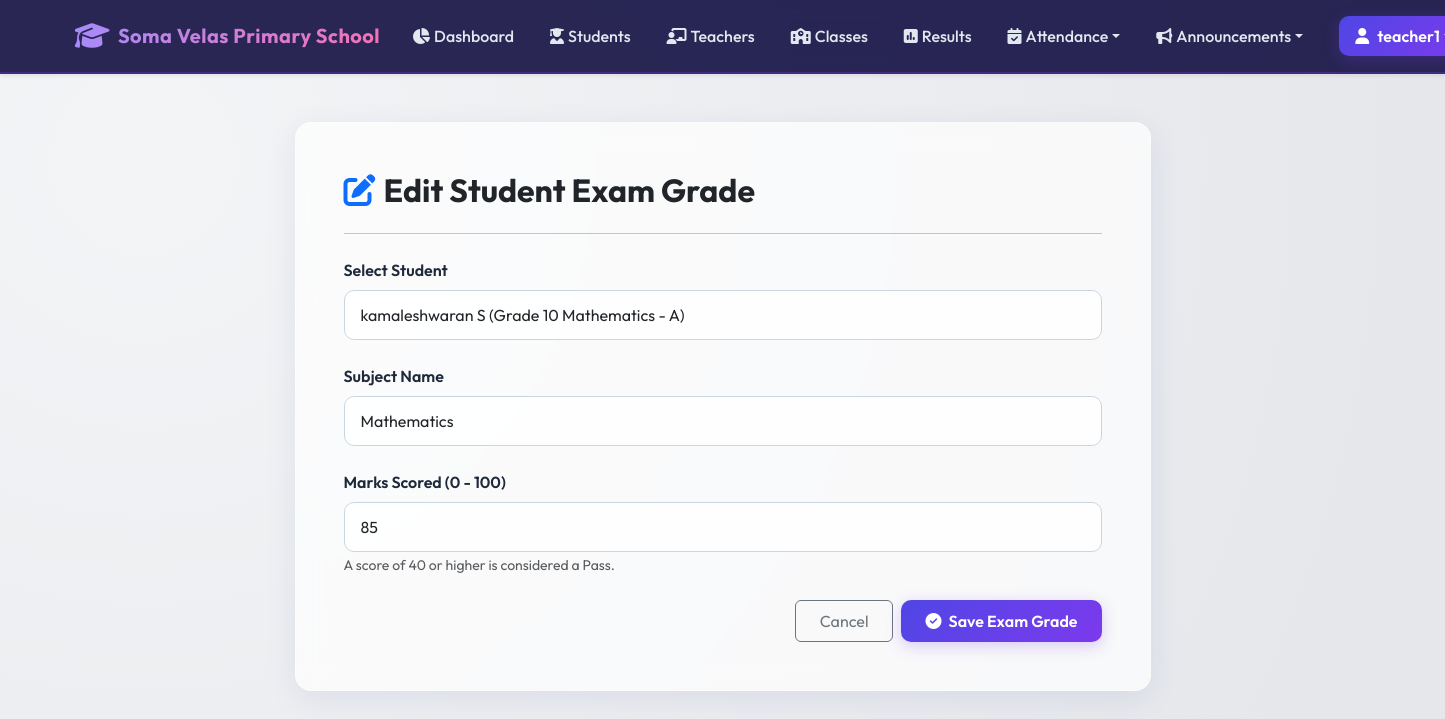
Screenshot of /academic/results/edit/1 (signed in) with the database file from the repository.
### models.py (models this page shows, shortened)
class User(db.Model):
    __tablename__ = 'users'
    id = db.Column(db.Integer, primary_key=True)
    username = db.Column(db.String(100), unique=True, nullable=False)
    password_hash = db.Column(db.String(255), nullable=False)
    role_id = db.Column(db.Integer, db.ForeignKey('roles.id'), nullable=False)
    is_active = db.Column(db.Boolean, default=True, nullable=False)
    created_at = db.Column(db.DateTime, default=datetime.utcnow)
    teacher_profile = db.relationship('Teacher', backref='user', uselist=False, cascade="all, delete-orphan")
    student_profile = db.relationship('Student', backref='user', uselist=False, cascade="all, delete-orphan")
    def has_permission(self, perm_name):
        return any(p.name == perm_name for p in self.role.permissions)

class Result(db.Model):
    __tablename__ = 'results'
    id = db.Column(db.Integer, primary_key=True)
    student_id = db.Column(db.Integer, db.ForeignKey('students.id', ondelete='CASCADE'), nullable=False)
    subject = db.Column(db.String(100), nullable=False)
    marks = db.Column(db.Integer, nullable=False)
    status = db.Column(db.String(20), nullable=False) # 'Pass', 'Fail'
    marked_by_id = db.Column(db.Integer, db.ForeignKey('users.id'), nullable=False)
    marked_by = db.relationship('User', backref='uploaded_results', lazy=True)

class Student(db.Model):
    __tablename__ = 'students'
    id = db.Column(db.Integer, primary_key=True)
    user_id = db.Column(db.Integer, db.ForeignKey('users.id', ondelete='CASCADE'), unique=True, nullable=False)
    name = db.Column(db.String(100), nullable=False)
    age = db.Column(db.Integer)
    department = db.Column(db.String(100))
    class_id = db.Column(db.Integer, db.ForeignKey('classes.id', ondelete='SET NULL'), nullable=True)
    is_representative = db.Column(db.Boolean, default=False, nullable=False)
    attendance_records = db.relationship('Attendance', backref='student', cascade="all, delete-orphan", lazy=True)
    results = db.relationship('Result', backref='student', cascade="all, delete-orphan", lazy=True)

### blueprints/academic.py (the view, shortened to what this page needs)
@academic_bp.route('/results/edit/<int:id>', methods=['GET', 'POST'])
@login_required
@role_required('Principal', 'Teacher')
def result_edit(id):
    result = Result.query.get_or_404(id)
    students = Student.query.all()
    return render_template('academic/result_form.html', result=result, students=students, title="Edit Result")

### models.py (called while the page is built)
    def __repr__(self):
        return f"{self.class_name} - {self.section}"

### templates/academic/result_form.html (shortened to what this page needs)
{% extends "base.html" %}
{% block content %}
<div class="row justify-content-center">
    <div class="col-md-8">
        <div class="glass-panel p-5">
            <h2 class="fw-bold mb-4 text-dark">
                {% if result %}
                    <i class="fa-solid fa-pen-to-square me-2 text-primary"></i>Edit Student Exam Grade
                {% else %}
                    <i class="fa-solid fa-file-signature me-2 text-primary"></i>Upload Exam Grade
                {% endif %}
            </h2>
            <hr class="mb-4">
            <form method="POST">
                <div class="mb-4">
                    <label class="form-label fw-semibold" for="student_id">Select Student</label>
                    <select id="student_id" name="student_id" class="form-select form-control-premium" required>
                        {% for s in students %}
                            <option value="{{ s.id }}" {% if result and result.student_id == s.id %}selected{% endif %}>
                                {{ s.name }} ({{ s.class_ if s.class_ else 'Unassigned Class' }})
                            </option>
                        {% endfor %}
                    </select>
                </div>
                <div class="mb-4">
                    <label class="form-label fw-semibold" for="subject">Subject Name</label>
                    <input type="text" id="subject" name="subject" class="form-control form-control-premium"
                           value="{{ result.subject if result else '' }}" placeholder="e.g. Mathematics, Science" required>
                </div>
                <div class="mb-4">
                    <label class="form-label fw-semibold" for="marks">Marks Scored (0 - 100)</label>
                    <input type="number" id="marks" name="marks" class="form-control form-control-premium"
                           value="{{ result.marks if result else '' }}" placeholder="e.g. 85" min="0" max="100" required>
                    <small class="text-muted">A score of 40 or higher is considered a Pass.</small>
                </div>
                <div class="d-flex justify-content-end gap-2 mt-4">
                    <a href="{{ url_for('academic.results_list') }}" class="btn btn-outline-secondary px-4 py-2">Cancel</a>
                    <button type="submit" class="btn btn-premium px-4 py-2">
                        <i class="fa-solid fa-circle-check me-1"></i> Save Exam Grade
                    </button>
                </div>
            </form>
        </div>
    </div>
</div>
{% endblock %}

### templates/base.html (shortened to what this page needs)
<!DOCTYPE html>
<html lang="en">
<head>
    <link href="https://cdn.jsdelivr.net/npm/bootstrap@5.3.0/dist/css/bootstrap.min.css" rel="stylesheet">
    <link href="https://cdnjs.cloudflare.com/ajax/libs/font-awesome/6.4.0/css/all.min.css" rel="stylesheet">
    <link href="{{ url_for('static', filename='css/portal.css') }}" rel="stylesheet">
</head>
<body>
    <nav class="navbar navbar-expand-lg navbar-dark navbar-premium py-3 mb-4 shadow-sm">
        <div class="container">
            <a class="navbar-brand d-flex align-items-center" href="{{ url_for('root') }}">
                <i class="fa-solid fa-graduation-cap me-2 fs-3"></i>
                <span>Soma Velas Primary School</span>
            </a>
            <div class="collapse navbar-collapse" id="navbarNav">
                <ul class="navbar-nav ms-auto align-items-center gap-1">
                    {% if current_user %}
                        <li class="nav-item">
                            <a class="nav-link nav-link-premium d-flex align-items-center" href="{{ url_for('home') }}">
                                <i class="fa-solid fa-chart-pie me-1"></i> Dashboard
                            </a>
                        </li>
                        {% if current_user.role.name in ['Principal', 'Teacher', 'Student Representative'] %}
                            <li class="nav-item">
                                <a class="nav-link nav-link-premium d-flex align-items-center" href="{{ url_for('academic.students_list') }}">
                                    <i class="fa-solid fa-user-graduate me-1"></i> Students
                                </a>
                            </li>
                        {% endif %}
                        {% if current_user.role.name in ['Principal', 'Teacher'] %}
                            <li class="nav-item">
                                <a class="nav-link nav-link-premium d-flex align-items-center" href="{{ url_for('academic.teachers_list') }}">
                                    <i class="fa-solid fa-chalkboard-user me-1"></i> Teachers
                                </a>
                            </li>
                        {% endif %}
                        <li class="nav-item">
                            <a class="nav-link nav-link-premium d-flex align-items-center" href="{{ url_for('academic.classes_list') }}">
                                <i class="fa-solid fa-school me-1"></i> Classes
                            </a>
                        </li>
                        <li class="nav-item">
                            <a class="nav-link nav-link-premium d-flex align-items-center" href="{{ url_for('academic.results_list') }}">
                                <i class="fa-solid fa-square-poll-vertical me-1"></i> Results
                            </a>
                        </li>
                        <li class="nav-item dropdown">
                            <a class="nav-link nav-link-premium dropdown-toggle d-flex align-items-center" href="#" id="navbarDropdown" role="button" data-bs-toggle="dropdown" aria-expanded="false">
                                <i class="fa-solid fa-calendar-check me-1"></i> Attendance
                            </a>
                        </li>
                        <li class="nav-item dropdown">
                            <a class="nav-link nav-link-premium dropdown-toggle d-flex align-items-center" href="#" id="navbarAnnouncementsDropdown" role="button" data-bs-toggle="dropdown" aria-expanded="false">
                                <i class="fa-solid fa-bullhorn me-1"></i> Announcements
                            </a>
                        </li>
                        <li class="nav-item ms-lg-3">
                            <div class="dropdown">
                                <a class="btn btn-premium px-3 py-2 d-flex align-items-center dropdown-toggle" href="#" role="button" id="userMenuLink" data-bs-toggle="dropdown" aria-expanded="false">
                                    <i class="fa-solid fa-user me-2"></i> {{ current_user.username }}
                                </a>
                            </div>
                        </li>
                    {% else %}
                        <li class="nav-item">
                            <a class="btn btn-premium px-4" href="{{ url_for('auth.login') }}">
                                <i class="fa-solid fa-right-to-bracket me-2"></i> Login
                            </a>
                        </li>
                    {% endif %}
                </ul>
            </div>
        </div>
    </nav>
    <div class="container my-5">
        <div class="row justify-content-center">
            <div class="col-12">
                {% block content %}{% endblock %}
            </div>
        </div>
    </div>
</body>
</html>

### static/css/portal.css (style rules this page uses)
:root { --primary-gradient: linear-gradient(135deg, #4f46e5 0%, #7c3aed 100%); --glass-bg: rgba(255, 255, 255, 0.7); --glass-border: rgba(255, 255, 255, 0.3); --dark-primary: #1e1b4b; --dark-secondary: #312e81; --accent: #f43f5e; --success: #10b981; --warning: #f59e0b; --info: #06b6d4; --text-main: #1e293b; --text-muted: #64748b; --bg-main: #f8fafc; }
body { font-family: 'Outfit', sans-serif; background: radial-gradient(circle at 10% 20%, rgba(243, 244, 246, 1) 0%, rgba(229, 231, 235, 1) 90%); min-height: 100vh; color: var(--text-main); overflow-x: hidden; }
.glass-panel { background: var(--glass-bg); backdrop-filter: blur(12px); -webkit-backdrop-filter: blur(12px); border: 1px solid var(--glass-border); border-radius: 16px; box-shadow: 0 8px 32px 0 rgba(31, 38, 135, 0.08); transition: all 0.3s cubic-bezier(0.4, 0, 0.2, 1); }
.navbar-premium { background: rgba(30, 27, 75, 0.95) !important; backdrop-filter: blur(8px); border-bottom: 2px solid rgba(124, 58, 237, 0.3); }
.navbar-brand { font-weight: 700; letter-spacing: 0.5px; background: linear-gradient(to right, #a78bfa, #f472b6); -webkit-background-clip: text; -webkit-text-fill-color: transparent; }
.nav-link-premium { color: #e2e8f0 !important; font-weight: 500; padding: 0.5rem 1rem !important; border-radius: 8px; transition: all 0.2s ease; }
.btn-premium { background: var(--primary-gradient); color: white !important; border: none; font-weight: 600; border-radius: 10px; padding: 0.6rem 1.5rem; box-shadow: 0 4px 15px rgba(124, 58, 237, 0.25); transition: all 0.2s ease; }
.form-control-premium { border-radius: 10px; border: 1px solid #cbd5e1; padding: 0.75rem 1rem; background: rgba(255, 255, 255, 0.8); transition: all 0.2s ease; }

### rows the page displays
User: username "teacher1"
Result: student_id "kamaleshwaran S (Grade 10 Mathematics - A)", subject "Mathematics", marks "85"
